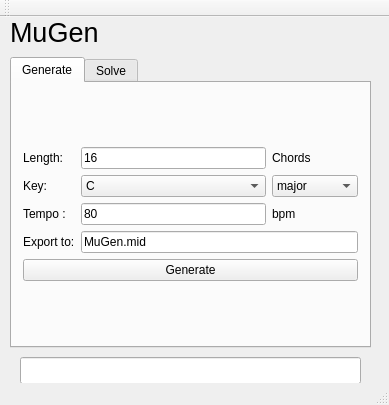
<?xml version="1.0" encoding="UTF-8"?>
<ui version="4.0">
 <class>MainWindow</class>
 <widget class="QMainWindow" name="MainWindow">
  <property name="geometry">
   <rect>
    <x>0</x>
    <y>0</y>
    <width>389</width>
    <height>405</height>
   </rect>
  </property>
  <property name="windowTitle">
   <string>MainWindow</string>
  </property>
  <widget class="QWidget" name="centralWidget">
   <widget class="QLabel" name="label_3">
    <property name="geometry">
     <rect>
      <x>10</x>
      <y>0</y>
      <width>101</width>
      <height>31</height>
     </rect>
    </property>
    <property name="font">
     <font>
      <pointsize>20</pointsize>
     </font>
    </property>
    <property name="text">
     <string>MuGen</string>
    </property>
   </widget>
   <widget class="QTabWidget" name="tabWidget">
    <property name="geometry">
     <rect>
      <x>10</x>
      <y>40</y>
      <width>361</width>
      <height>291</height>
     </rect>
    </property>
    <property name="currentIndex">
     <number>0</number>
    </property>
    <widget class="QWidget" name="tab">
     <attribute name="title">
      <string>Generate</string>
     </attribute>
     <layout class="QGridLayout" name="gridLayout_3">
      <item row="0" column="0">
       <layout class="QGridLayout" name="gridLayout_2">
        <item row="1" column="0">
         <widget class="QPushButton" name="pushButton_generate">
          <property name="text">
           <string>Generate</string>
          </property>
         </widget>
        </item>
        <item row="0" column="0">
         <layout class="QGridLayout" name="gridLayout">
          <item row="1" column="0">
           <widget class="QLabel" name="label_2">
            <property name="text">
             <string>Key:</string>
            </property>
           </widget>
          </item>
          <item row="0" column="0">
           <widget class="QLabel" name="label">
            <property name="text">
             <string>Length:</string>
            </property>
           </widget>
          </item>
          <item row="1" column="1">
           <widget class="QComboBox" name="comboBox_key">
            <item>
             <property name="text">
              <string>C</string>
             </property>
            </item>
            <item>
             <property name="text">
              <string>C#</string>
             </property>
            </item>
            <item>
             <property name="text">
              <string>D</string>
             </property>
            </item>
            <item>
             <property name="text">
              <string>D#</string>
             </property>
            </item>
            <item>
             <property name="text">
              <string>E</string>
             </property>
            </item>
            <item>
             <property name="text">
              <string>F</string>
             </property>
            </item>
            <item>
             <property name="text">
              <string>F#</string>
             </property>
            </item>
            <item>
             <property name="text">
              <string>G</string>
             </property>
            </item>
            <item>
             <property name="text">
              <string>G#</string>
             </property>
            </item>
            <item>
             <property name="text">
              <string>A</string>
             </property>
            </item>
            <item>
             <property name="text">
              <string>A#</string>
             </property>
            </item>
            <item>
             <property name="text">
              <string>B</string>
             </property>
            </item>
           </widget>
          </item>
          <item row="2" column="0">
           <widget class="QLabel" name="label_4">
            <property name="text">
             <string>Tempo :</string>
            </property>
           </widget>
          </item>
          <item row="3" column="0">
           <widget class="QLabel" name="label_5">
            <property name="text">
             <string>Export to:</string>
            </property>
           </widget>
          </item>
          <item row="1" column="2">
           <widget class="QComboBox" name="comboBox_mode">
            <item>
             <property name="text">
              <string>major</string>
             </property>
            </item>
            <item>
             <property name="text">
              <string>minor</string>
             </property>
            </item>
           </widget>
          </item>
          <item row="3" column="1" colspan="2">
           <widget class="QLineEdit" name="lineEdit_filename">
            <property name="text">
             <string>MuGen.mid</string>
            </property>
           </widget>
          </item>
          <item row="0" column="1">
           <widget class="QLineEdit" name="lineEdit_length">
            <property name="whatsThis">
             <string>&lt;html&gt;&lt;head/&gt;&lt;body&gt;&lt;p&gt;number of chords that will be generated&lt;/p&gt;&lt;/body&gt;&lt;/html&gt;</string>
            </property>
            <property name="styleSheet">
             <string notr="true"/>
            </property>
            <property name="text">
             <string>16</string>
            </property>
           </widget>
          </item>
          <item row="0" column="2">
           <widget class="QLabel" name="label_7">
            <property name="text">
             <string>Chords              </string>
            </property>
           </widget>
          </item>
          <item row="2" column="1">
           <widget class="QLineEdit" name="lineEdit_tempo">
            <property name="text">
             <string>80</string>
            </property>
           </widget>
          </item>
          <item row="2" column="2">
           <widget class="QLabel" name="label_8">
            <property name="text">
             <string>bpm</string>
            </property>
           </widget>
          </item>
         </layout>
        </item>
       </layout>
      </item>
     </layout>
    </widget>
    <widget class="QWidget" name="tab_2">
     <attribute name="title">
      <string>Solve</string>
     </attribute>
     <layout class="QGridLayout" name="gridLayout_4">
      <item row="8" column="1" colspan="3">
       <widget class="QPushButton" name="pushButton_solve">
        <property name="text">
         <string>Solve</string>
        </property>
       </widget>
      </item>
      <item row="3" column="3">
       <widget class="QComboBox" name="comboBox_mode_2">
        <item>
         <property name="text">
          <string>major</string>
         </property>
        </item>
        <item>
         <property name="text">
          <string>minor</string>
         </property>
        </item>
       </widget>
      </item>
      <item row="5" column="1">
       <widget class="QLabel" name="label_9">
        <property name="text">
         <string>Export to:</string>
        </property>
       </widget>
      </item>
      <item row="7" column="1">
       <widget class="Line" name="line_4">
        <property name="orientation">
         <enum>Qt::Vertical</enum>
        </property>
       </widget>
      </item>
      <item row="3" column="1">
       <widget class="QLabel" name="label_10">
        <property name="text">
         <string>Key:</string>
        </property>
       </widget>
      </item>
      <item row="3" column="2">
       <widget class="QComboBox" name="comboBox_key_2">
        <item>
         <property name="text">
          <string>C</string>
         </property>
        </item>
        <item>
         <property name="text">
          <string>C#</string>
         </property>
        </item>
        <item>
         <property name="text">
          <string>D</string>
         </property>
        </item>
        <item>
         <property name="text">
          <string>D#</string>
         </property>
        </item>
        <item>
         <property name="text">
          <string>E</string>
         </property>
        </item>
        <item>
         <property name="text">
          <string>F</string>
         </property>
        </item>
        <item>
         <property name="text">
          <string>F#</string>
         </property>
        </item>
        <item>
         <property name="text">
          <string>G</string>
         </property>
        </item>
        <item>
         <property name="text">
          <string>G#</string>
         </property>
        </item>
        <item>
         <property name="text">
          <string>A</string>
         </property>
        </item>
        <item>
         <property name="text">
          <string>A#</string>
         </property>
        </item>
        <item>
         <property name="text">
          <string>B</string>
         </property>
        </item>
       </widget>
      </item>
      <item row="2" column="1" colspan="3">
       <widget class="QLineEdit" name="lineEdit_filename_import">
        <property name="text">
         <string>CMajBassLine.mid</string>
        </property>
       </widget>
      </item>
      <item row="5" column="2" colspan="2">
       <widget class="QLineEdit" name="lineEdit_filename_export">
        <property name="text">
         <string>MuGen.mid</string>
        </property>
       </widget>
      </item>
      <item row="1" column="1" colspan="3">
       <widget class="QLabel" name="label_6">
        <property name="text">
         <string>Import bassline from:</string>
        </property>
       </widget>
      </item>
      <item row="4" column="1" colspan="2">
       <widget class="Line" name="line_5">
        <property name="orientation">
         <enum>Qt::Vertical</enum>
        </property>
       </widget>
      </item>
      <item row="0" column="1" colspan="2">
       <widget class="Line" name="line_3">
        <property name="orientation">
         <enum>Qt::Vertical</enum>
        </property>
       </widget>
      </item>
     </layout>
    </widget>
   </widget>
   <widget class="QLineEdit" name="lineEdit_out">
    <property name="geometry">
     <rect>
      <x>20</x>
      <y>340</y>
      <width>341</width>
      <height>27</height>
     </rect>
    </property>
   </widget>
  </widget>
  <widget class="QToolBar" name="mainToolBar">
   <attribute name="toolBarArea">
    <enum>TopToolBarArea</enum>
   </attribute>
   <attribute name="toolBarBreak">
    <bool>false</bool>
   </attribute>
  </widget>
  <widget class="QStatusBar" name="statusBar"/>
 </widget>
 <layoutdefault spacing="6" margin="11"/>
 <resources/>
 <connections/>
</ui>
